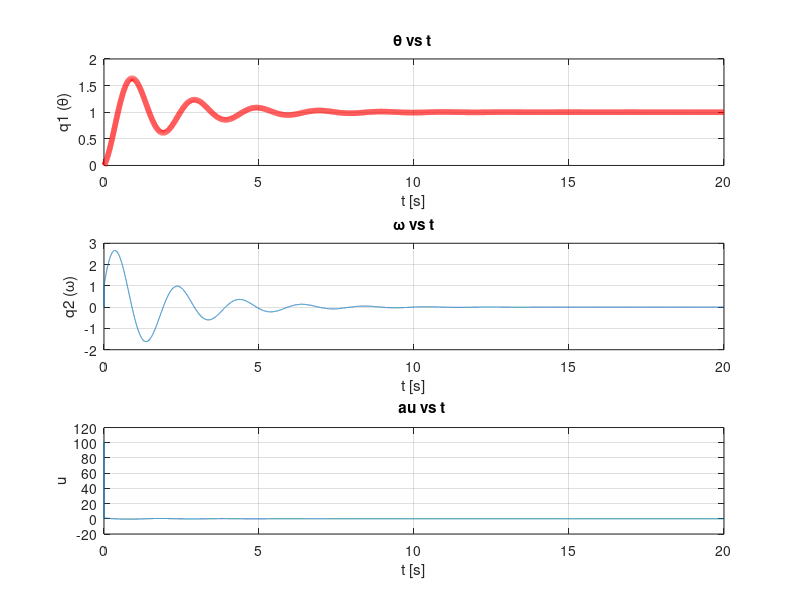

The MATLAB script that drew this image:
clear all; close all; clc;

% Parámetros de simulación.
J = 100e-3      % Momento de inercia
T = 20          % Tiempo de simulacion
dt = 0.001        % Intervalo de muestreo
N = T/dt        % Indice maximo para estados discretos
ts = 0:dt:T-dt; % Vector de tiempos discretos
kp = 1; 
Titad = ones(1, N);
Td =0.1;  

% Vector de estado inicial.
% q1 = theta; q2 = theta_punto
q0 = [0; 0];

% Vector de estados e inicialización.
q = zeros(2, N);
q(:, 1) = q0;

% Vector de acciones de control.

u = ones(1, N);

% Matrices del sistema de estados discretizado.
A = [1, dt; 0, 1];
B = [0; dt/J];


%Calculo el primer u1  ( k = 0 ) para ya tenerlo al calcular q2 (k=1)
% el error en este caso es la Tita referencia - condicion inicial 
u(1, 1) = ( Titad(1,1) - q(1,1) + Td * ( Titad(1,1) -q(1,1) )/dt ) * kp;
% Bucle para cálculo de los estados.
for i = 1 : (N-1)
	q(:, i+1) = A*q(:, i) + B*u(:,i);
  u(:, i+1) = ( Titad(:, i+1) - q(1, i+1) + Td * ( Titad(:, i+1) - q(1, i+1) - ( Titad(:, i) - q(1, i) ) )/ dt ) * kp;
end

figure; 

subplot(3, 1, 1); plot(ts, q(1, :), 'LineWidth',4, 'color','r'); 
grid on; title('\theta vs t '); xlabel('t [s]'); ylabel('q1 (\theta)');
subplot(3, 1, 2); plot(ts, q(2, :)); 
grid on;title('\omega vs t'); xlabel('t [s]'); ylabel('q2 (\omega)');
subplot(3, 1, 3); plot(ts, u(1, :)); 
grid on;title(" \tau vs t"); xlabel('t [s]'); ylabel('u');
